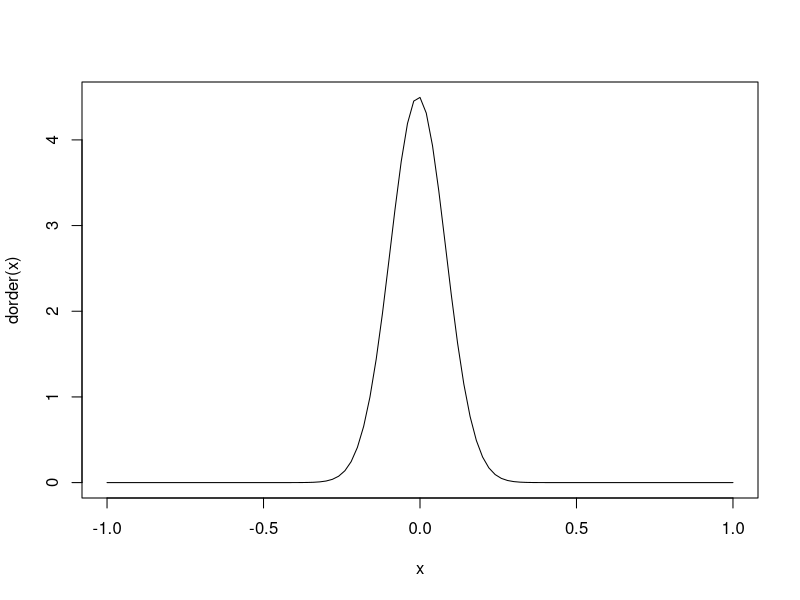
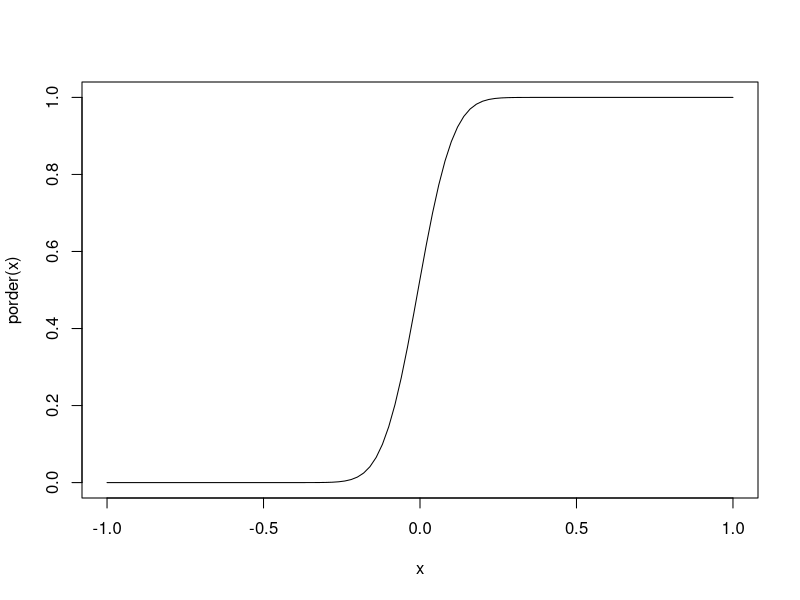
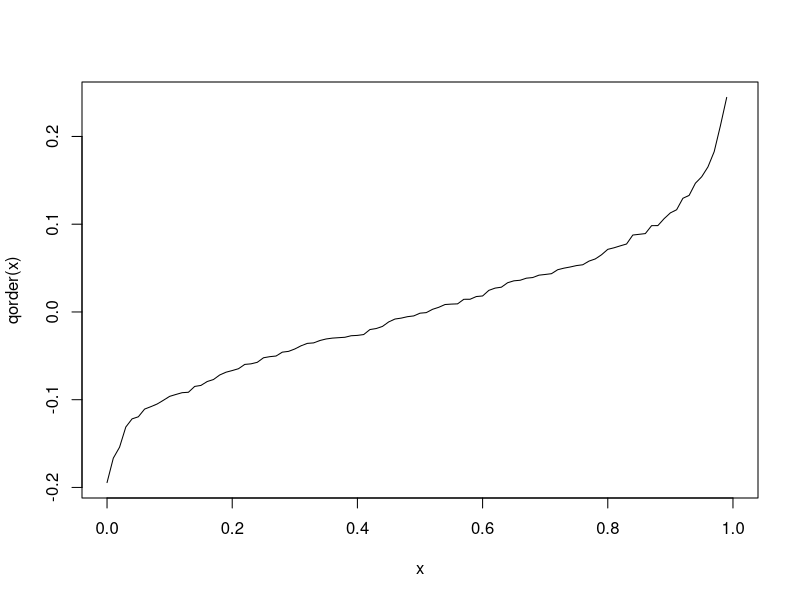
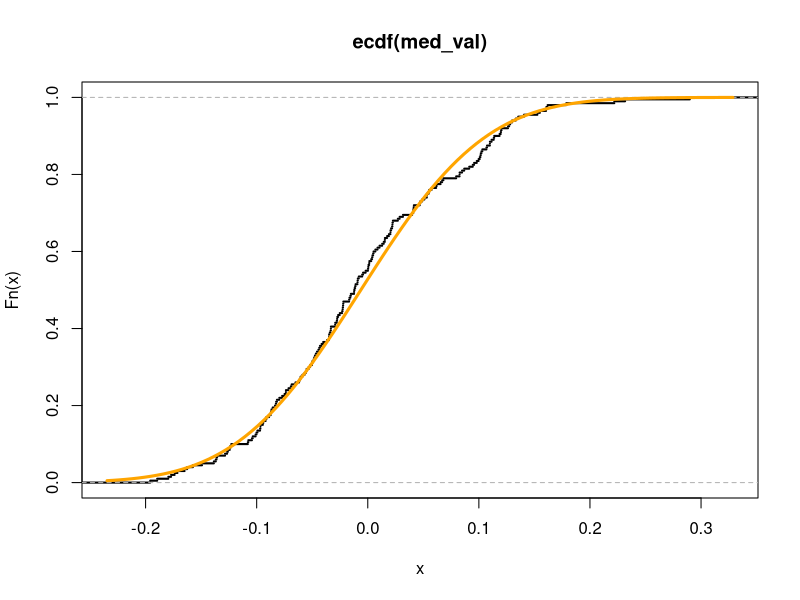
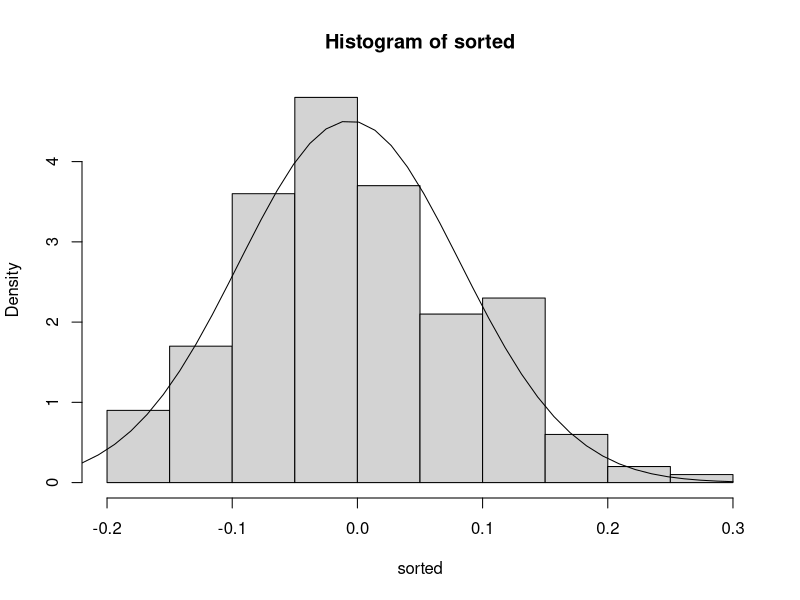
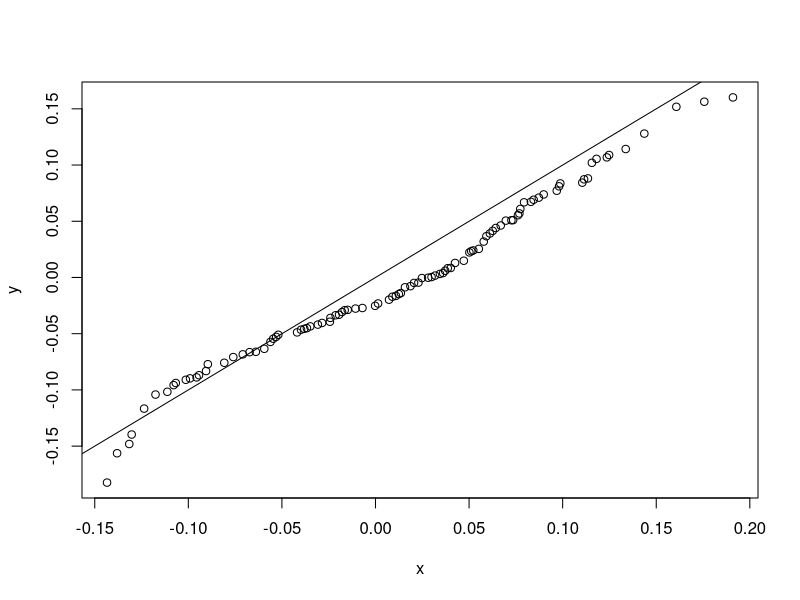
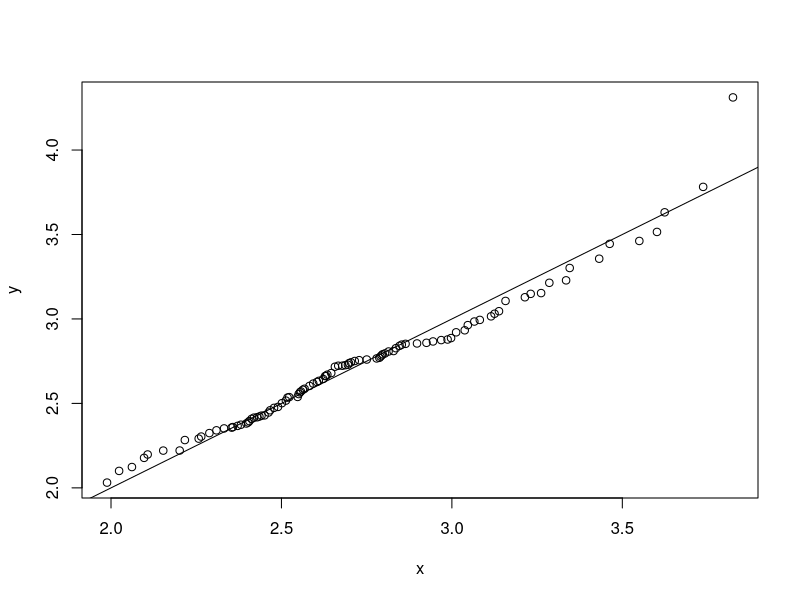

Source code (R) for these figures, in order:
## ---- chunk 1
dorder <- function(x){
  100*
  choose(200,100)*
  (pnorm(x, 0, 1))^(100-1)*
  (1-pnorm(x, 0, 1))^(200-100)*
  dnorm(x, 0, 1)
}

curve(dorder,-1,1)

## ---- chunk 2
porder <- function(x){
  pbinom(100-1, 200, pnorm(x, 0, 1), lower.tail = FALSE)
}

curve(porder,-1,1)

## ---- chunk 3
qorder <- function(x){
  med_val <- rep(NA,200)
  sorted  <- rep(NA,200)
  for (i in seq_along(med_val)){
    value<- rnorm(200,0,1)
    sorted <- sort(value)
    med_val[i]<-sorted[100]
  }
  sorted<- sort(med_val)
  if(is.integer(200*x)){
    sorted[200*x]+sorted[(200*x)+1]/2
  } else{
    sorted[(200*x)+1]
  }
}


curve(qorder,0,1)

## ---- chunk 4
med_val <- rep(NA,200)
  sorted  <- rep(NA,200)
  for (i in seq_along(med_val)){
    value<- rnorm(200,0,1)
    sorted <- sort(value)
    med_val[i]<-sorted[100]
  }
  sorted<- sort(med_val)
  
med_ecdf<-ecdf(med_val)
plot(med_ecdf,do.points=F,lwd=2,col="black")
curve(porder,lwd=3,add=T,col="orange")
## ---- chunk 5
hist(sorted,freq=F)
curve(dorder,add=T,c(-1,1))
## ---- chunk 6
quant <- rep(NA,200)
for (i in seq_along(quant)){
  quant[i] <- quantile(rnorm(200,0,1),0.5)
}
quant_sort <- sort(quant)
x <- quantile(quant_sort,seq(0.01,0.99,0.01))
y <- qorder(seq(0.01,0.99,0.01))
plot(x,y)
abline(0,1)
## ---- chunk 7
dorder_modified <- function(x,k){
  k * choose(200,k)*
  (pnorm(x, 0, 1))^(k-1)*
  (1-pnorm(x, 25, 6.5))^(200-k)*
  dnorm(x, 0, 1)
}

porder_modified <- function(x,k){
  pbinom(k-1, 200, pnorm(x, 0, 1), lower.tail = FALSE)
}

qorder_modified <- function(x,k){
  val <- rep(NA,200)
  sorted  <- rep(NA,200)
  for (i in seq_along(val)){
    value<- rnorm(200,0,1)
    sorted <- sort(value)
    val[i]<-sorted[k]
  }
  sorted<- sort(val)
  if(is.integer(200*x)){
    sorted[200*x]+sorted[(200*x)+1]/2
  } else{
    sorted[(200*x)+1]
  }
}

## ---- chunk 8
quant <- rep(NA,200)
for (i in seq_along(quant)){
  quant[i] <- max(rnorm(200,0,1))
}
quant_sort <- sort(quant)
x <- quantile(quant_sort,seq(0.01,0.99,0.01))
y <- qorder_modified(seq(0.01,0.99,0.01),200)
plot(x,y)
abline(0,1)
